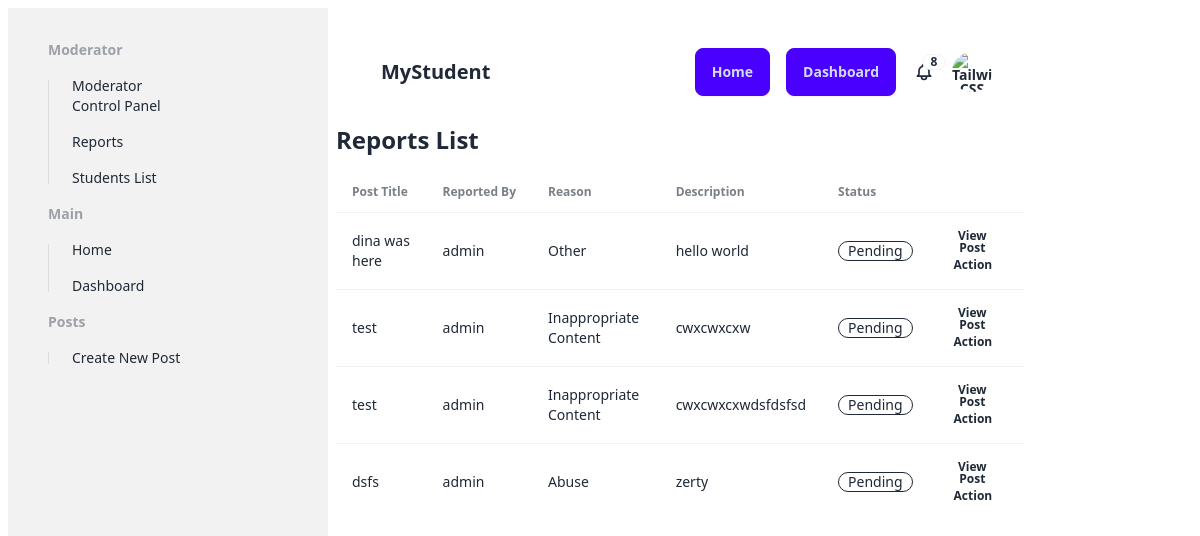
/modcp/ (signed in), run on an earlier commit of the app's database.
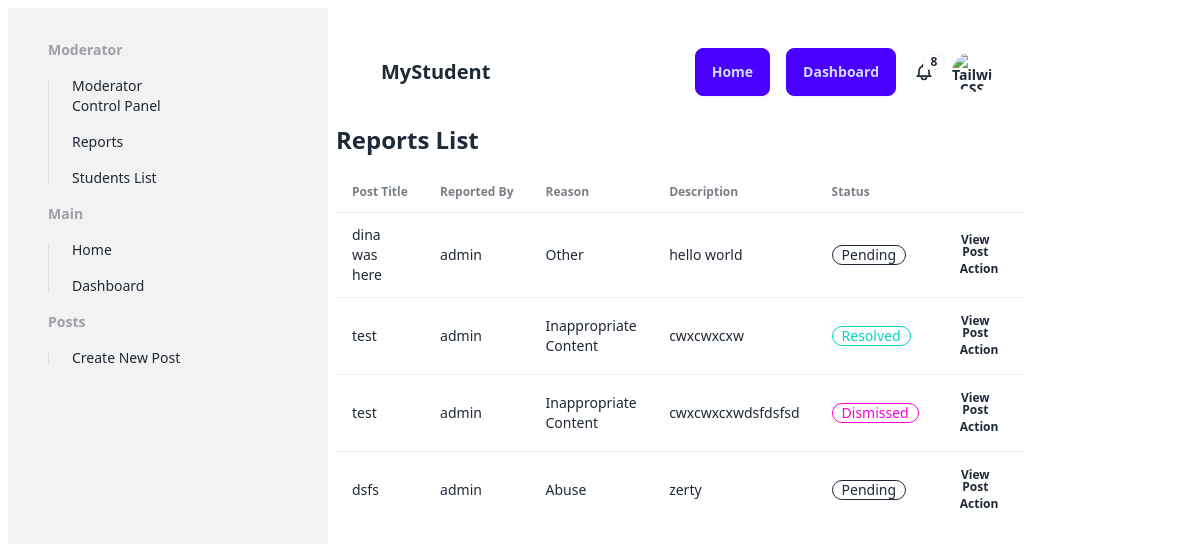
And on a later commit of the database.
### core/models.py (models this page shows, shortened)
class Report(models.Model):
    STATUS_CHOICES = (
        ('pending', 'Pending'),
        ('resolved', 'Resolved'),
        ('dismissed', 'Dismissed'),
    )
    REASON_CHOICES = (
        ('spam', 'Spam'),
        ('inappropriate', 'Inappropriate Content'),
        ('abuse', 'Abuse'),
        ('other', 'Other'),
    )
    post = models.ForeignKey('Post', on_delete=models.CASCADE)
    reporter = models.ForeignKey(User, on_delete=models.CASCADE)
    reason = models.CharField(max_length=20, choices=REASON_CHOICES)
    description = models.TextField(blank=True)
    status = models.CharField(max_length=20, choices=STATUS_CHOICES, default='pending')
    created_at = models.DateTimeField(default=timezone.now)
    class Meta:
        verbose_name = 'Report'
        verbose_name_plural = 'Reports'

class Post(models.Model):
    TYPE_CHOICES = (
        (0, 'Offer'),
        (1, 'Request'),
    )
    id = models.AutoField(primary_key=True)
    type = models.IntegerField(choices=TYPE_CHOICES)
    title = models.CharField(max_length=255)
    description = models.TextField()
    image = models.ImageField(blank=True, upload_to='post_images/')
    creator = models.ForeignKey(User, on_delete=models.CASCADE)
    created_at = models.DateTimeField(auto_now_add=True)

### core/views.py (the view)
# urls.py: path('modcp/', modcp_dashboard, name='modcp_dashboard'),
def modcp_dashboard(request):
    users = User.objects.all()
    reports = Report.objects.all()
    form = ReportStatusForm()
    return render(request, 'modcp/dashboard.html', {'users': users, 'reports': reports, 'form': form})

### core/context_processors.py (called while the page is built)
def tailwind_version(request):
    return {'TAILWIND_VERSION': settings.TAILWIND_VERSION}

### core/templates/modcp/dashboard.html (shortened to what this page needs)
{% load static tailwind_tags %}
<!DOCTYPE html>
<html lang="en">
  <head>
    <link
      rel="stylesheet"
      href="https://cdnjs.cloudflare.com/ajax/libs/font-awesome/6.5.1/css/all.min.css"
    />
    {% tailwind_css %}
    <link rel="stylesheet" type="text/css" href="{% static 'css/main.css' %}" />
  </head>
  <body class="container">
    <div class="menu">{% include 'components/sidebar.html' %}</div>
    <div class="content">
      <div class="home_container">
        {% include 'components/navbar.html' %}
        <h1 class="text-2xl font-bold mb-4">Reports List</h1>
        <div class="overflow-x-auto">
            <table class="table">
              <thead>
                <tr>
                  <th>Post Title</th>
                  <th>Reported By</th>
                  <th>Reason</th>
                  <th>Description</th>
                  <th>Status</th>
                  <th></th>
                </tr>
              </thead>
              <tbody>
                {% for report in reports %}
                <tr>
                  <td>{{ report.post.title }}</td>
                  <td>{{ report.reporter.username }}</td>
                  <td>{{ report.get_reason_display }}</td>
                  <td>{{ report.description }}</td>
                  <td>
                    {% if report.status == 'pending' %}
                    <div class="badge badge-outline">Pending</div>
                    {% elif report.status == 'resolved' %}
                    <div class="badge badge-accent badge-outline">Resolved</div>
                    {% elif report.status == 'dismissed' %}
                    <div class="badge badge-secondary badge-outline">Dismissed</div>
                    {% endif %}
                </td>                  <th>
                    <a class="btn btn-ghost btn-xs mr-2" target="_blank" href="/post/{{ report.post.id }}/" >View Post</a>
                    <button onclick="document.getElementById('my_modal_{{report.pk}}').showModal()" class="btn btn-ghost btn-xs">Action</button>
                  </th>
                </tr>
                {% empty %}
                <tr>
                  <td colspan="7">No reported posts</td>
                </tr>
                {% endfor %}
              </tbody>
            </table>
          </div>
      </div>
  </body>
</html>

What changed in the data, as far as the page shows it:
changed Report "cwxcwxcxw": status "Pending" → "Resolved"
changed Report "cwxcwxcxwdsfdsfsd": status "Pending" → "Dismissed"
